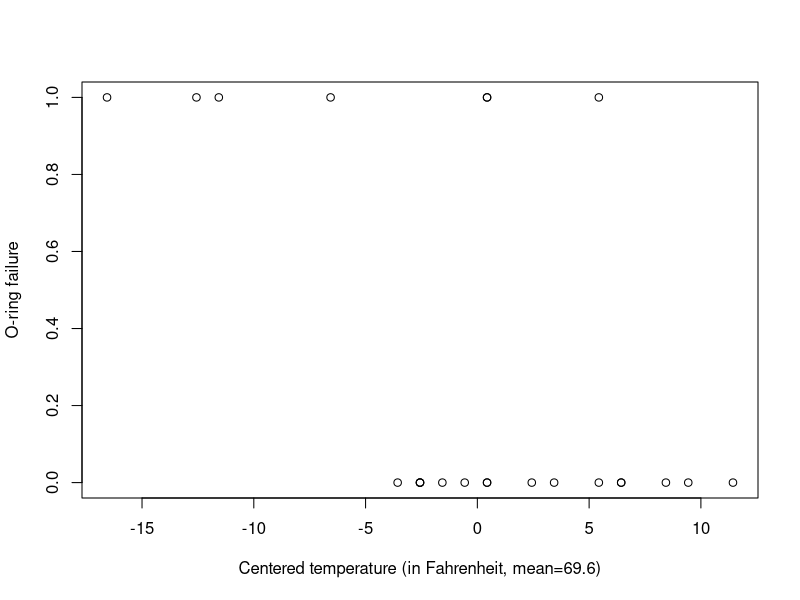
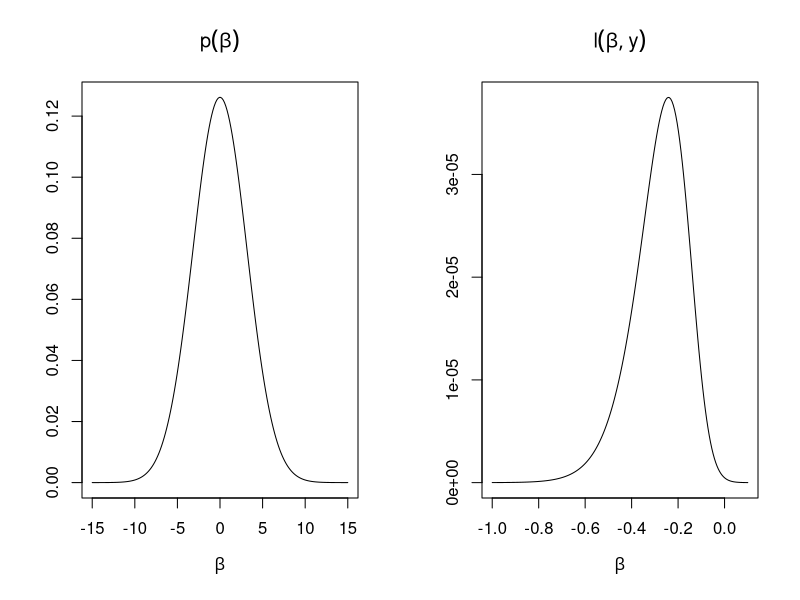
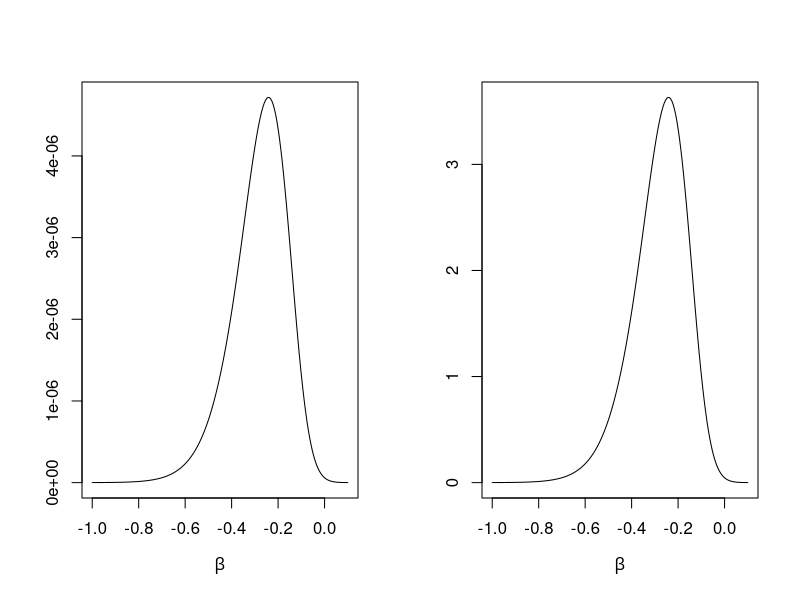
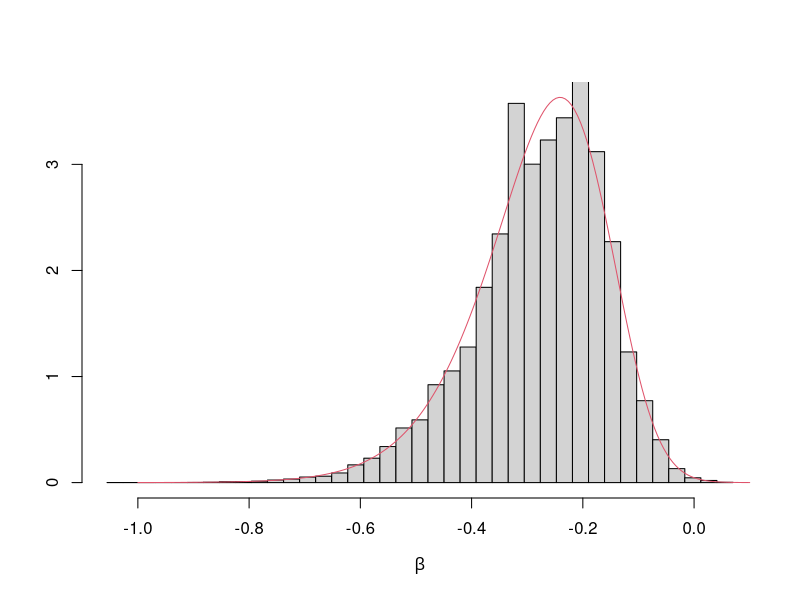
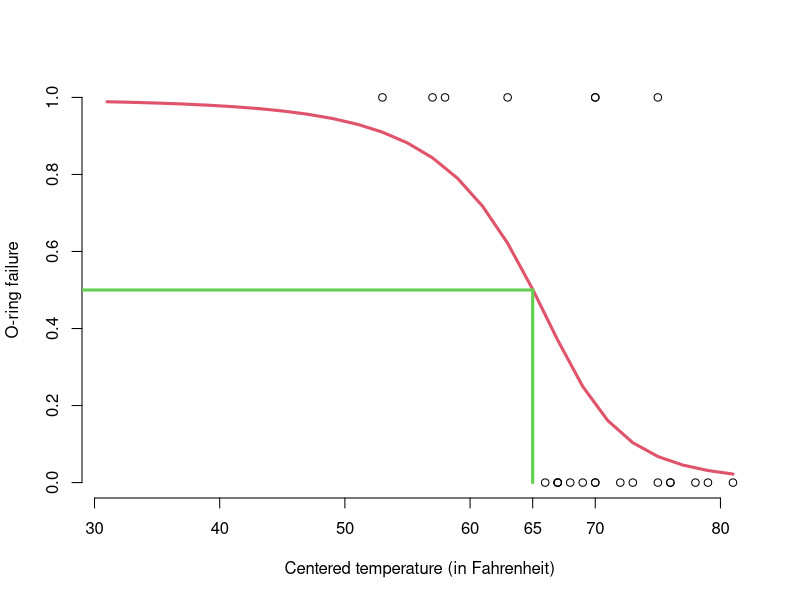

Reproduce these figures in R, in order.
prior = function(b){dnorm(b,b0,Sb)}
like  = function(b){prod(exp((a+b*x)*y)/(1+exp(a+b*x)))}
fun   = function(b){prior(b)*like(b)}
post  = function(b){prior(b)*like(b)/py}

# O-ring data
# -----------
y  = c(1,1,1,1,0,0,0,0,0,0,0,0,1,1,0,0,0,1,0,0,0,0,0)
t  = c(53,57,58,63,66,67,67,67,68,69,70,70,70,70,72,73,75,75,76,76,78,79,81)
x  = t - mean(t)
a  = -1.26
b0 = 0.0
Vb = 10
Sb = sqrt(Vb)

# Plotting the data
# -----------------
plot(x,y,xlab="Centered temperature (in Fahrenheit, mean=69.6)",ylab="O-ring failure")

# Plotting prior density and likelihood function
# ----------------------------------------------
par(mfrow=c(1,2))
bs  = seq(-15,15,length=200)
bs1 = seq(-1,0.1,length=200)
p  = NULL
l = NULL
for (i in 1:200){
  p = c(p,prior(bs[i]))
  l = c(l,like(bs1[i]))
}
plot(bs,p,type="l",xlab=expression(beta),ylab="",main=expression(p(beta)))
plot(bs1,l,type="l",xlab=expression(beta),ylab="",main=expression(l(beta,y)))

# Plotting prior*likelihood 
# -------------------------
par(mfrow=c(1,2))
bs = seq(-1,0.1,length=200)
f  = NULL
for (i in 1:200){
  f = c(f,fun(bs1[i]))
}
plot(bs,f,type="l",xlab=expression(beta),ylab="",main="")

# computing p(y)
# --------------
bs = seq(-1,0.1,by=0.0001)
f  = NULL
for (i in 1:length(bs)) f = c(f,fun(bs[i]))
py = (bs[2]-bs[1])*sum(f)

# posterior
# ---------
bs = seq(-1,0.1,length=200)
p = NULL
for (i in 1:200) p = c(p,post(bs[i]))
plot(bs,p,type="l",xlab=expression(beta),ylab="",main="")

# computing E(beta|y) and V(beta|y) - Simpson's rule
# --------------------------------------------------
h  = 0.0001
bs1= seq(-1,0.1,by=h)
m1 = 0.0
m2 = 0.0
for (i in 1:length(bs1)){
  f = fun(bs1[i])
  m1 = m1 + bs1[i]*f
  m2 = m2 + bs1[i]^2*f
}
m1 = m1*h/py
m2 = m2*h/py
V  = m2-m1^2

# computing p(y) by Monte Carlo integration
# -----------------------------------------
M     = 50000
betas = rnorm(M,b0,sqrt(Vb))
l = NULL
for (i in 1:M)
  l = c(l,like(betas[i]))
py.mc = mean(l)
mcerror = sqrt(mean((l-py.mc)^2)/M^2)

# Sampling from p(beta|y) by SIR
# ------------------------------
w = l/sum(l)
ind = sample(1:M,size=M,replace=T,prob=w)
betas1 = betas[ind]
breaks  = seq(min(betas1),max(betas1),length=40)
par(mfrow=c(1,1))
hist(betas1,breaks=breaks,prob=T,xlab=expression(beta),ylab="",
     main="",ylim=c(0,max(p)))
lines(bs,p,col=2)

# Posterior predictive
# --------------------
xs = seq(31,81,by=2)-mean(t)
ps = NULL
for (i in 1:length(xs)){
  A = exp(a+betas1*xs[i])
  ps = c(ps,mean(A/(1+A)))
}
z = xs[(ps<0.51)&(ps>0.49)]+mean(t)
plot(t,y,xlim=range(xs+mean(t)),ylab="O-ring failure",
     xlab="Centered temperature (in Fahrenheit)",axes=F)
axis(2)
axis(1,at=sort(c(seq(30,80,by=10),z)))
lines(xs+mean(t),ps,col=2,lwd=3)
segments(z,0,z,0.5,col=3,lwd=3)
segments(0,0.5,z,0.5,col=3,lwd=3)








